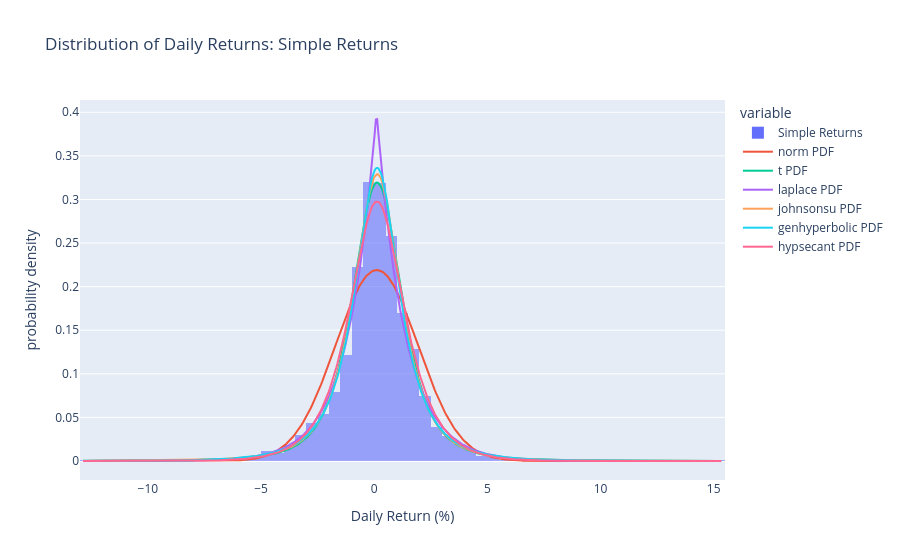

Notebook code cell kept with this figure:
### Code cell
from lrTotalReturn import lnFit

# To access from another folder
import sys
import os
sys.path.append(os.path.abspath("../Data Cleaning"))
from Plotting import lnPlot, plotLineFit

# lnPlot('..//Data/Log_Simple_Returns.csv', 'Log-Data')

plotLineFit('..//Data/Log_Simple_Returns.csv', 'Simple Returns')

### Figure 1 — Plotly figure (JSON) as saved in the notebook; plotly's stock layout.template omitted (floating-point values rounded to 4 significant figures; data arrays with more than 128 entries replaced by an {"elided": "..."} marker saying what was removed)
{"data": [{"bingroup": "x", "histnorm": "probability density", "hovertemplate": "variable=Simple Returns<br>Daily Return (%)=%{x}<br>probability density=%{y}<extra></extra>", "legendgroup": "Simple Returns", "marker": {"color": "#636efa", "opacity": 0.6, "pattern": {"shape": ""}}, "name": "Simple Returns", "nbinsx": 100, "orientation": "v", "showlegend": true, "type": "histogram", "x": {"elided": "2512 float values"}, "xaxis": "x", "yaxis": "y"}, {"mode": "lines", "name": "norm PDF", "type": "scatter", "x": {"elided": "500 float values"}, "y": {"elided": "500 float values"}}, {"mode": "lines", "name": "t PDF", "type": "scatter", "x": {"elided": "500 float values"}, "y": {"elided": "500 float values"}}, {"mode": "lines", "name": "laplace PDF", "type": "scatter", "x": {"elided": "500 float values"}, "y": {"elided": "500 float values"}}, {"mode": "lines", "name": "johnsonsu PDF", "type": "scatter", "x": {"elided": "500 float values"}, "y": {"elided": "500 float values"}}, {"mode": "lines", "name": "genhyperbolic PDF", "type": "scatter", "x": {"elided": "500 float values"}, "y": {"elided": "500 float values"}}, {"mode": "lines", "name": "hypsecant PDF", "type": "scatter", "x": {"elided": "500 float values"}, "y": {"elided": "500 float values"}}], "layout": {"barmode": "relative", "legend": {"title": {"text": "variable"}, "tracegroupgap": 0}, "title": {"text": "Distribution of Daily Returns: Simple Returns"}, "xaxis": {"anchor": "y", "domain": [0, 1], "title": {"text": "Daily Return (%)"}}, "yaxis": {"anchor": "x", "domain": [0, 1], "title": {"text": "probability density"}}}}
